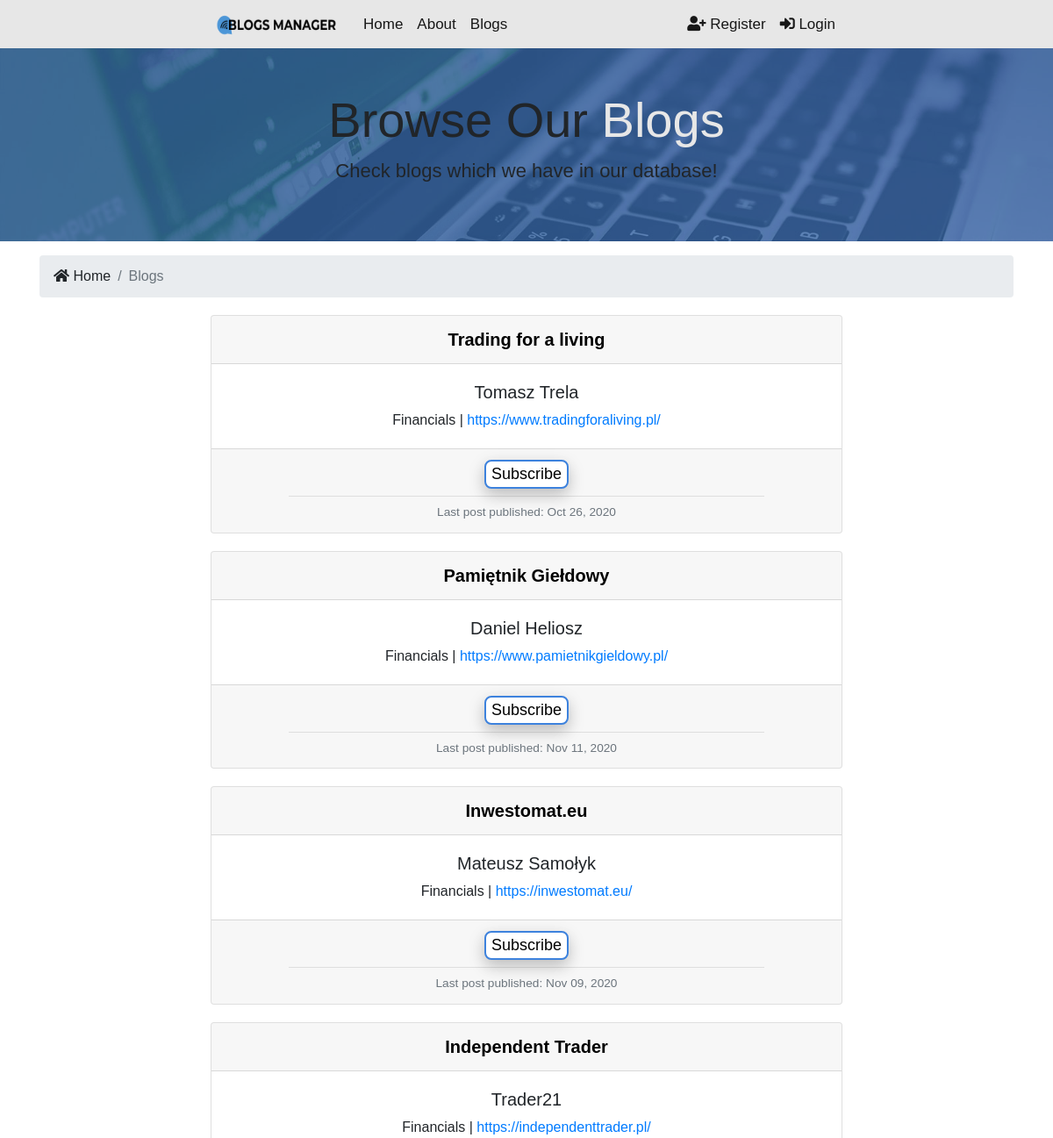
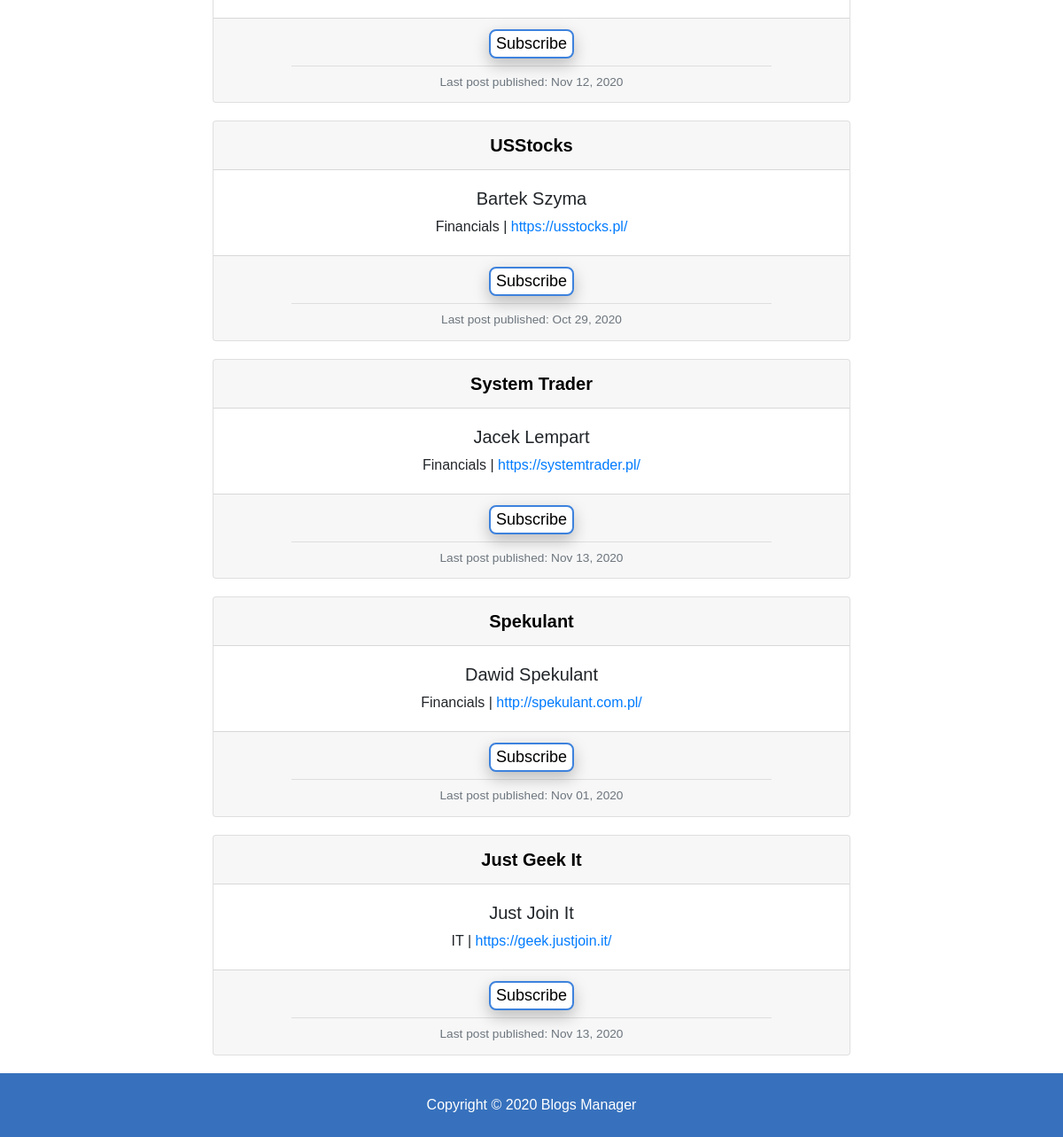
Page /blogs/ on the earlier database version (2 pictures, top to bottom).
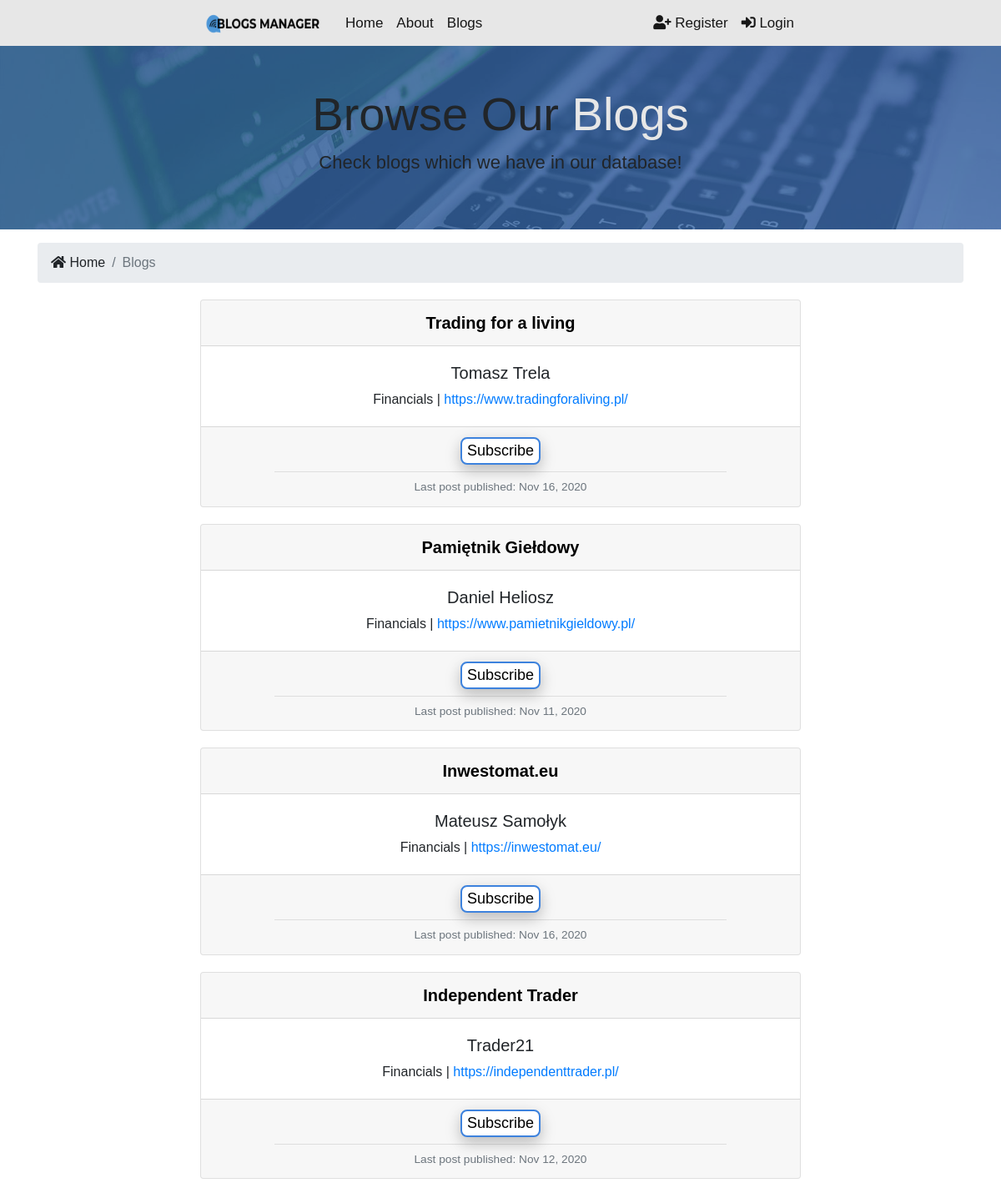
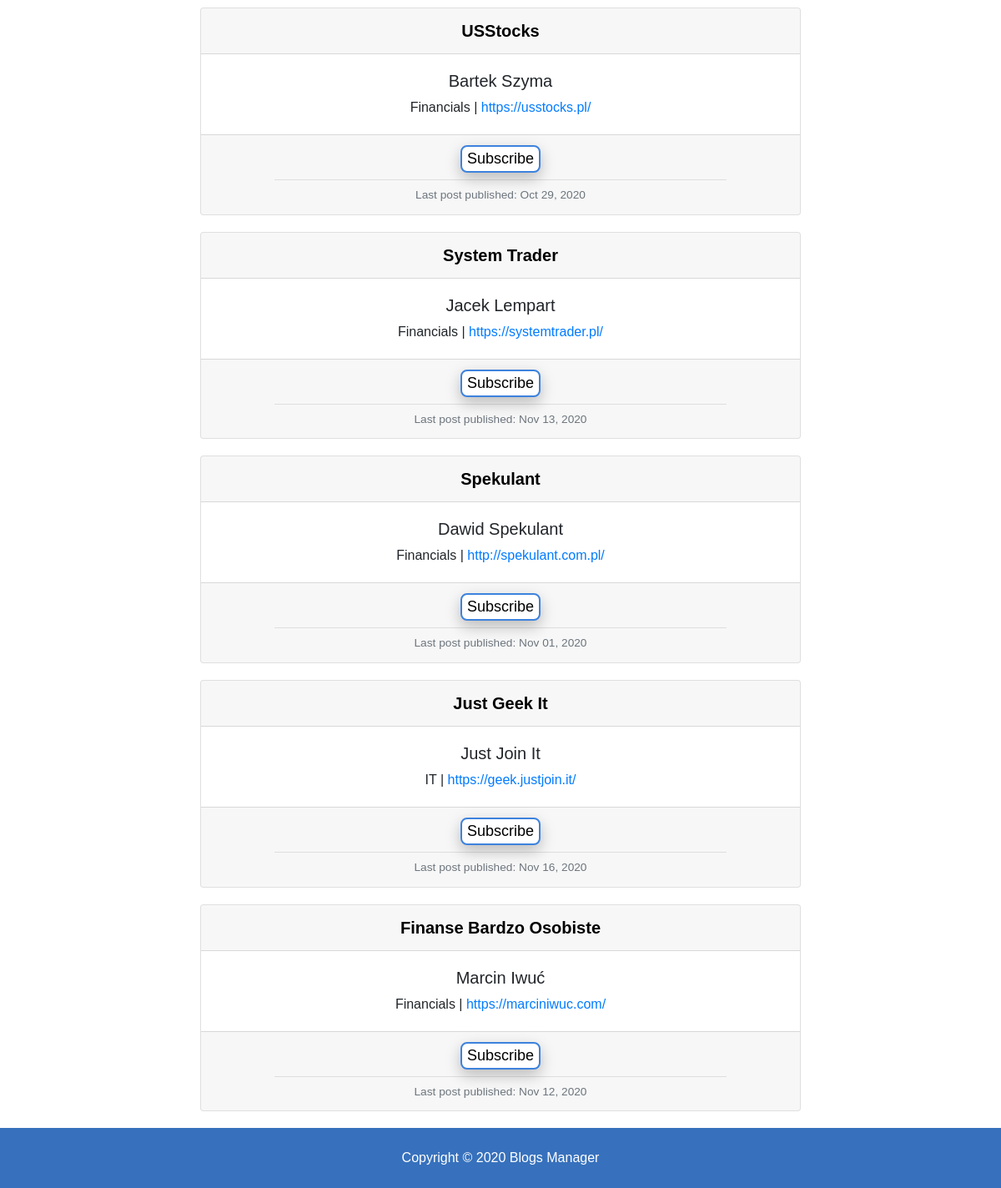
Same page on the later database version (2 pictures, top to bottom).
### blogs/models.py (models this page shows, shortened)
class Blog(models.Model):
    name = models.CharField(max_length=200)
    url = models.CharField(max_length=200)
    author = models.CharField(max_length=100)
    genre = models.CharField(choices=GENRE_CHOICES, default="IT", max_length=30)
    genre2 = models.CharField(choices=GENRE_CHOICES, blank=True, max_length=30)
    language = models.CharField(default="Polish", max_length=100)

class BlogPost(models.Model):
    name = models.CharField(max_length=200)
    url = models.CharField(max_length=200)
    added = models.DateTimeField()
    blog = models.ForeignKey(Blog, on_delete=models.CASCADE, related_name='blog_post')
    class Meta:
        ordering = ('-added',)

### blogs/views.py (the view)
# urls.py: path("", views.index, name="blogs"),
def index(request):
    blogs = Blog.objects.all()
    context = {"blogs": blogs}
    return render(request, "blogs/blogs.html", context)

### templates/blogs/blogs.html (shortened to what this page needs)
{% extends 'base.html' %}
{% block content %}
<section id="showcase-inner" class="py-5 text-black">
    <div class="container">
        <div class="row text-center">
            <div class="col-md-12">
                <h1 class="display-4">Browse Our <span style="color:#e7e7e7">Blogs</span></h1>
                <p class="lead">Check blogs which we have in our database!  </p>
            </div>
        </div>
    </div>
</section>
<section id="bc" class="mt-3">
    <div class="container">
        <nav aria-label="breadcrumb">
            <ol class="breadcrumb">
                <li class="breadcrumb-item">
                    <a href="{% url 'index' %}">
                    <i class="fas fa-home"></i> Home</a>
                </li>
                <li class="breadcrumb-item active">
                    <a href="{% url 'blogs' %}">Blogs</a>
                </li>
            </ol>
        </nav>
    </div>
</section>
<section id="blogs">
    {% if blogs %}
        {% for blog in blogs %}
            <div class="card text-center">
                <div class="card-header">
                    <a href="{% url 'blog_info' pk=blog.id %}" class="no-link">{{ blog.name }}</a>
                </div>
                    <div class="card-body">
                        <h5 class="card-title">{{ blog.author }}</h5>
                        {{blog.genre}} | <a href="{{ blog.url }}" class="card-text">{{ blog.url }}</a>
                    </div>
                <div class="subscribe card-footer text-muted">
                    <div class="card-button">
                        <button class='button subscribe-button' id="blog{{ blog.id }}" data-catid='{{ blog.id }}'>Subscribe</button>
                    </div>
                    <hr class="my-2">
                    Last post published: {{ blog.blog_post.first.added|date:"M d, Y" }}
                </div>
            </div>
        {% endfor %}
    {% else %}
        <div class="col-md-12">
            <p>No Blogs Available :(</p>
        </div>
    {% endif %}
</section>
{% endblock %}

Differences in the rows shown:
computed for Blog "Trading for a living": blog_post.first.added "Oct 26, 2020" → "Nov 16, 2020"
computed for Blog "Inwestomat.eu": blog_post.first.added "Nov 09, 2020" → "Nov 16, 2020"
computed for Blog "Just Geek It": blog_post.first.added "Nov 13, 2020" → "Nov 16, 2020"
added Blog: name "Finanse Bardzo Osobiste", author "Marcin Iwuć", genre "Financials", url "https://marciniwuc.com/", blog_post.first.added "Nov 12, 2020"
